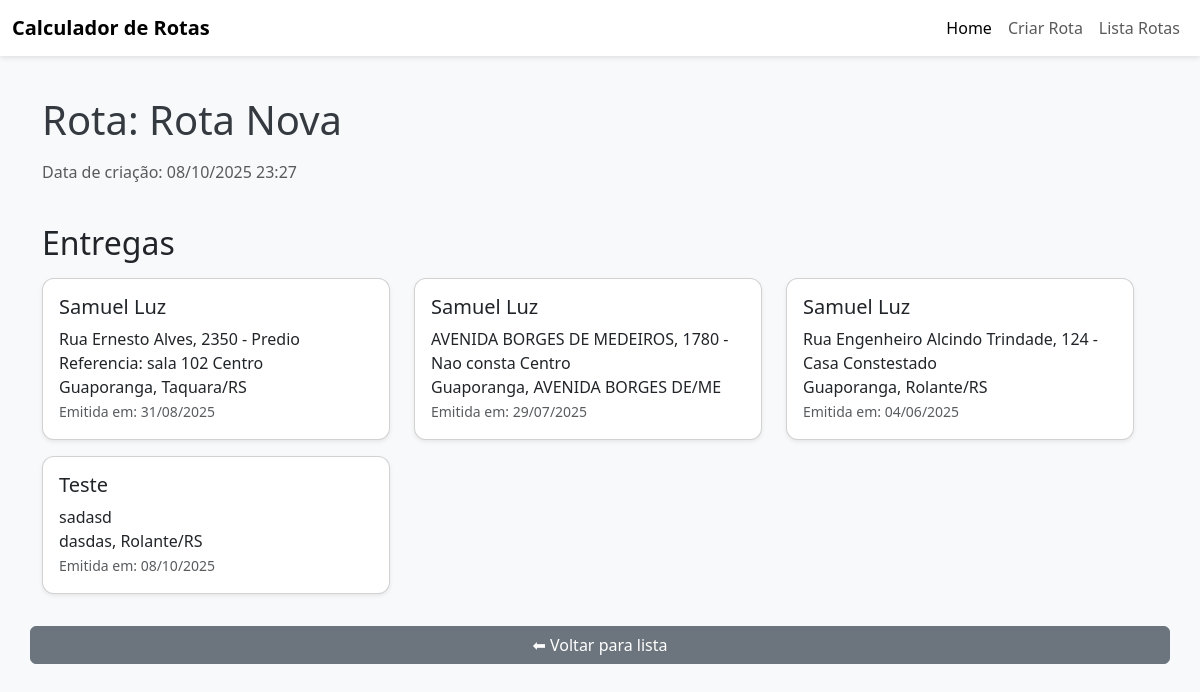
The app's page /rotas/detalhes/43/ with its own data.
### rotas/models/rota.py (models this page shows, shortened)
class Rota(models.Model):
    nome = models.CharField(max_length=100)
    data_criacao = models.DateTimeField(auto_now_add=True)
    entregas = models.ManyToManyField('Entrega', related_name='rotas')

### rotas/models/entrega.py (models this page shows, shortened)
class Entrega(models.Model):
    nome = models.CharField(max_length=100)
    endereco = models.CharField(max_length=100)
    bairro = models.CharField(max_length=100)
    cep = models.CharField(max_length=100)
    cidade = models.CharField(max_length=100)
    uf = models.CharField(max_length=100)
    data_emissao = models.DateField()
    data_adicao = models.DateField(auto_now_add=True)

### rotas/views/rota.py (the view)
# urls.py: path('detalhes/<int:rota_id>/', views.detalhes_rota, name='detalhes_rota'),
def detalhes_rota(request, rota_id):
    rota = get_object_or_404(Rota, id=rota_id)
    entregas = rota.entregas.all()
    return render(request, 'rotas/detalhes_rota.html', {'rota': rota, 'entregas': entregas})

### rotas/templates/rotas/detalhes_rota.html
{% extends 'menu.html' %}
{% block conteudo %}
<h1 class="mb-3">Rota: {{ rota.nome }}</h1>
<p class="text-muted">Data de criação: {{ rota.data_criacao|date:"d/m/Y H:i" }}</p>
<h2 class="mt-4 mb-3">Entregas</h2>
{% if entregas %}
<div class="row">
  {% for entrega in entregas %}
  <div class="col-md-6 col-lg-4">
    <div class="card mb-3 shadow-sm">
      <div class="card-body">
        <h5 class="card-title">{{ entrega.nome }}</h5>
        <p class="card-text">
          {{ entrega.endereco }}<br>
          {{ entrega.bairro }}, {{ entrega.cidade }}/{{ entrega.uf }}<br>
          <small class="text-muted">Emitida em: {{ entrega.data_emissao|date:"d/m/Y" }}</small>
        </p>
      </div>
    </div>
  </div>
  {% endfor %}
</div>
{% else %}
<p class="text-muted">Nenhuma entrega cadastrada nesta rota.</p>
{% endif %}
<a href="{% url 'rotas:listar_rotas' %}" class="btn btn-secondary mt-3">⬅ Voltar para lista</a>
{% endblock %}

### templates/base.html (style rules this page uses)
body { background-color: #f8f9fa; font-family: 'Segoe UI', Tahoma, Geneva, Verdana, sans-serif; }
h1 { margin-bottom: 30px; color: #343a40; }
.card { margin-bottom: 20px; border-radius: 12px; box-shadow: 0 3px 8px rgba(0,0,0,0.1); transition: transform 0.2s; }

### records on screen
Rota: nome "Rota Nova", data_criacao "08/10/2025 23:27"
Entrega: nome "Samuel Luz", endereco "Rua Ernesto Alves, 2350 - Predio Referencia: sala 102 Centro", bairro "Guaporanga", cidade "Taquara", uf "RS", data_emissao "31/08/2025"
Entrega: nome "Samuel Luz", endereco "AVENIDA BORGES DE MEDEIROS, 1780 - Nao consta Centro", bairro "Guaporanga", cidade "AVENIDA BORGES DE", uf "ME", data_emissao "29/07/2025"
Entrega: nome "Samuel Luz", endereco "Rua Engenheiro Alcindo Trindade, 124 - Casa Constestado", bairro "Guaporanga", cidade "Rolante", uf "RS", data_emissao "04/06/2025"
Entrega: nome "Teste", endereco "sadasd", bairro "dasdas", cidade "Rolante", uf "RS", data_emissao "08/10/2025"
